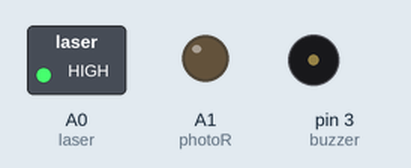
This sketch was run on a simulated Arduino Uno, built with avr-gcc and run on an emulated ATmega328P. On the bench: switched loads named in the sketch (green lamp = pin HIGH), output pins drawn as LEDs (lit = HIGH), buzzer (waves = sounding, pin HIGH). Dashed ring = blinking.

Above: at 0.2 s.
Timing chart, 0 to 3.0 s (numbered marks = the images above):
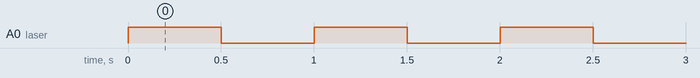

Measured:
- by itself, A0 (laser): alternates HIGH for 0.50 s and LOW for 0.50 s

The sketch:

laser.ino
```cpp
int laser = A0;
int photoR = A1;
int buzzer = 3;

void setup(){
	pinMode(laser, OUTPUT);
	pinMode(photoR, OUTPUT);
	pinMode(buzzer, OUTPUT);
}

void loop(){
	digitalWrite(laser,HIGH);
	delay(500);
	digitalWrite(laser,LOW);
	delay(500);
}
```
